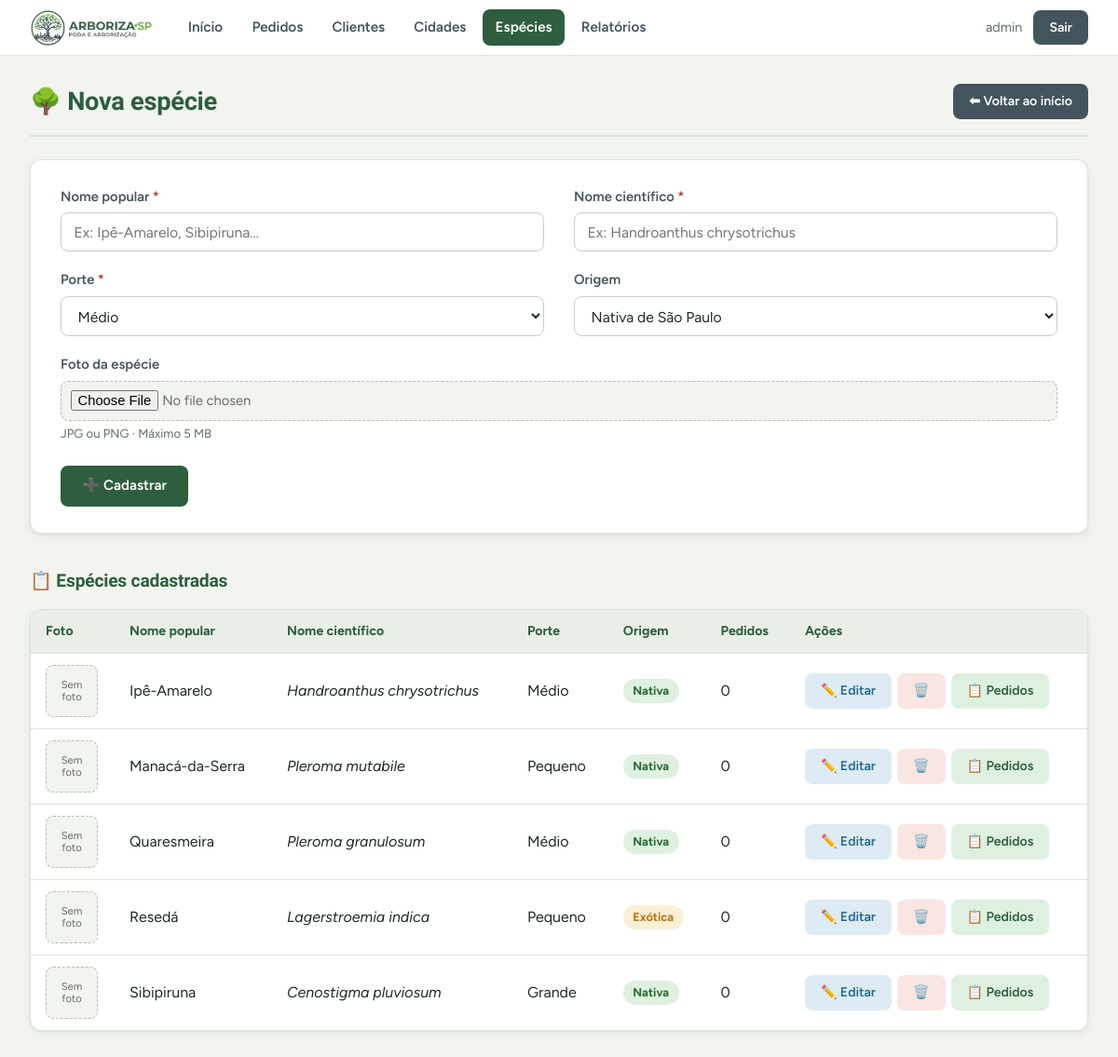
Page /cadastro_especie.php (signed in) on the committed database.
### tables this page shows
CREATE TABLE especies_arvores (
    id_especie INT AUTO_INCREMENT PRIMARY KEY,
    nome_popular VARCHAR(80) NOT NULL UNIQUE,
    nome_cientifico VARCHAR(120) NOT NULL,
    porte ENUM('pequeno', 'medio', 'grande') NOT NULL,
    nativa_sp BOOLEAN NOT NULL DEFAULT TRUE
);

### cadastro_especie.php (the view, shortened to what this page needs)
<?php
include('conexao.php');
include('funcoes.php');
$especie = [
    'id_especie' => '', 'nome_popular' => '', 'nome_cientifico' => '',
    'porte' => 'medio', 'nativa_sp' => 1, 'imagem' => ''
];
$especies = $conn->query("SELECT e.*,
        (SELECT COUNT(*) FROM pedidos p WHERE p.id_especie = e.id_especie) AS qtd_pedidos
    FROM especies_arvores e
    ORDER BY e.nome_popular");
$editando      = !empty($especie['id_especie']);
include('cabecalho.php');
?>
<div class="page-header-bar">
    <h2><?php echo $editando ? '✏️ Editar espécie' : '🌳 Nova espécie'; ?></h2>
    <div class="header-actions">
        <a href="index.php" class="btn-back">⬅ Voltar ao início</a>
    </div>
</div>
<form method="post" action="" enctype="multipart/form-data">
    <div class="form-grid">
        <div class="form-group">
            <label for="nome_popular">Nome popular <span class="req">*</span></label>
            <input type="text" id="nome_popular" name="nome_popular" maxlength="80"
                value="<?php echo h($especie['nome_popular']); ?>"
                required placeholder="Ex: Ipê-Amarelo, Sibipiruna…">
        </div>
        <div class="form-group">
            <label for="nome_cientifico">Nome científico <span class="req">*</span></label>
            <input type="text" id="nome_cientifico" name="nome_cientifico" maxlength="120"
                value="<?php echo h($especie['nome_cientifico']); ?>"
                required placeholder="Ex: Handroanthus chrysotrichus">
        </div>
        <div class="form-group">
            <label for="porte">Porte <span class="req">*</span></label>
            <select id="porte" name="porte" required>
                <?php foreach (PORTES as $valor => $rotulo): ?>
                    <option value="<?php echo $valor; ?>" <?php echo $especie['porte'] === $valor ? 'selected' : ''; ?>>
                        <?php echo $rotulo; ?>
                    </option>
                <?php endforeach; ?>
            </select>
        </div>
        <div class="form-group">
            <label for="nativa_sp">Origem</label>
            <select id="nativa_sp" name="nativa_sp">
                <option value="1" <?php echo $especie['nativa_sp'] ? 'selected' : ''; ?>>Nativa de São Paulo</option>
            </select>
        </div>
        <div class="form-group full">
            <label for="imagem">Foto da espécie</label>
            <input type="file" id="imagem" name="imagem" accept="image/png,image/jpeg">
            <small>JPG ou PNG · Máximo 5 MB<?php echo $editando ? ' · Deixe vazio para manter a foto atual' : ''; ?></small>
        </div>
        <div class="form-actions">
            <button type="submit" class="btn-primary">
                <?php echo $editando ? '💾 Atualizar' : '➕ Cadastrar'; ?>
            </button>
        </div>
    </div>
</form>
<h3>📋 Espécies cadastradas</h3>
<div class="table-container">
    <table>
        <thead>
            <tr>
                <th class="col-foto">Foto</th>
                <th>Nome popular</th>
                <th>Nome científico</th>
                <th>Porte</th>
                <th>Origem</th>
                <th>Pedidos</th>
                <th class="col-acoes">Ações</th>
            </tr>
        </thead>
        <tbody>
            <?php if ($especies->num_rows > 0): ?>
                <?php while ($row = $especies->fetch_assoc()): ?>
                    <tr>
                        <td>
                            <?php if (!empty($row['imagem'])): ?>
                                <img src="<?php echo h($row['imagem']); ?>" alt="<?php echo h($row['nome_popular']); ?>"
                                    class="table-thumbnail" loading="lazy">
                            <?php else: ?>
                                <div class="no-image">Sem<br>foto</div>
                            <?php endif; ?>
                        </td>
                        <td><?php echo h($row['nome_popular']); ?></td>
                        <td><em><?php echo h($row['nome_cientifico']); ?></em></td>
                        <td><?php echo h(PORTES[$row['porte']] ?? $row['porte']); ?></td>
                        <td>
                            <?php echo $row['nativa_sp']
                                ? '<span class="badge badge-nativa">Nativa</span>'
                                : '<span class="badge badge-exotica">Exótica</span>'; ?>
                        </td>
                        <td><?php echo (int)$row['qtd_pedidos']; ?></td>
                        <td>
                            <div class="action-buttons">
                                <a href="?edit_id=<?php echo (int)$row['id_especie']; ?>" class="btn-edit">✏️ Editar</a>
                                <?php echo botao_post(
                                    'excluir',
                                    ['id' => $row['id_especie']],
                                    '🗑️',
                                    'btn-delete',
                                    'Excluir ' . $row['nome_popular'] . '?',
                                    'Excluir ' . $row['nome_popular']
                                ); ?>
                                <a href="listagem_pedidos.php?especie=<?php echo (int)$row['id_especie']; ?>" class="btn-music">📋 Pedidos</a>
                            </div>
                        </td>
                    </tr>
                <?php endwhile; ?>
            <?php else: ?>
                <tr>
                    <td colspan="7" class="empty-cell">Nenhuma espécie cadastrada. Use o formulário acima para adicionar a primeira.</td>
                </tr>
            <?php endif; ?>
        </tbody>
    </table>
</div>
<?php include('rodape.php'); ?>

### funcoes.php (shortened to what this page needs)
<?php
function h($valor): string
{
    return htmlspecialchars((string)$valor, ENT_QUOTES, 'UTF-8');
}
function csrf_token(): string
{
    return $_SESSION['csrf'];
}
function csrf_campo(): string
{
    return '<input type="hidden" name="csrf" value="' . csrf_token() . '">';
}
function botao_post(string $acao, array $campos, string $rotulo, string $classe, ?string $confirma = null, string $titulo = ''): string
{
    $onsubmit = $confirma
        ? ' onsubmit="return confirm(' . h(json_encode($confirma, JSON_UNESCAPED_UNICODE)) . ')"'
        : '';
    $html  = '<form method="post" action="" class="inline-form"' . $onsubmit . '>';
    $html .= csrf_campo();
    $html .= '<input type="hidden" name="acao" value="' . h($acao) . '">';
    foreach ($campos as $nome => $valor) {
        $html .= '<input type="hidden" name="' . h($nome) . '" value="' . h($valor) . '">';
    }
    $html .= '<button type="submit" class="' . h($classe) . '"'
        . ($titulo ? ' title="' . h($titulo) . '" aria-label="' . h($titulo) . '"' : '')
        . '>' . $rotulo . '</button></form>';
    return $html;
}

### rows in the picture
especies_arvores: shows "Sem", nome_popular "Ipê-Amarelo", nome_cientifico "Handroanthus chrysotrichus", porte "Médio", nativa_sp "Nativa", qtd_pedidos "0"
especies_arvores: shows "Sem", nome_popular "Manacá-da-Serra", nome_cientifico "Pleroma mutabile", porte "Pequeno", nativa_sp "Nativa", qtd_pedidos "0"
especies_arvores: shows "Sem", nome_popular "Quaresmeira", nome_cientifico "Pleroma granulosum", porte "Médio", nativa_sp "Nativa", qtd_pedidos "0"
especies_arvores: shows "Sem", nome_popular "Resedá", nome_cientifico "Lagerstroemia indica", porte "Pequeno", nativa_sp "Exótica", qtd_pedidos "0"
especies_arvores: shows "Sem", nome_popular "Sibipiruna", nome_cientifico "Cenostigma pluviosum", porte "Grande", nativa_sp "Nativa", qtd_pedidos "0"

### other values in the picture
$rotulo "Início"
$rotulo "Pedidos"
$rotulo "Clientes"
$rotulo "Cidades"
$rotulo "Espécies"
$rotulo "Relatórios"
$_SESSION['usuario'] "admin"
form field porte "Médio"
